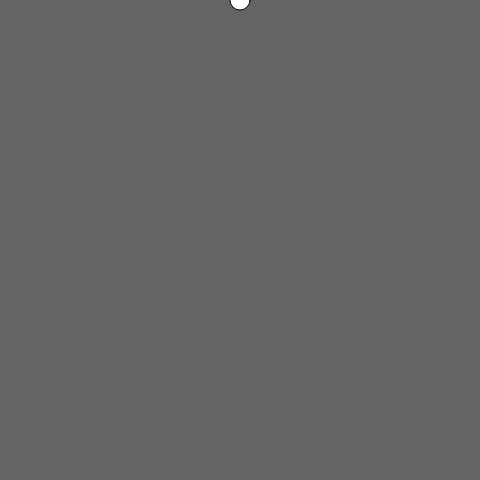
Frame 1 (no input)
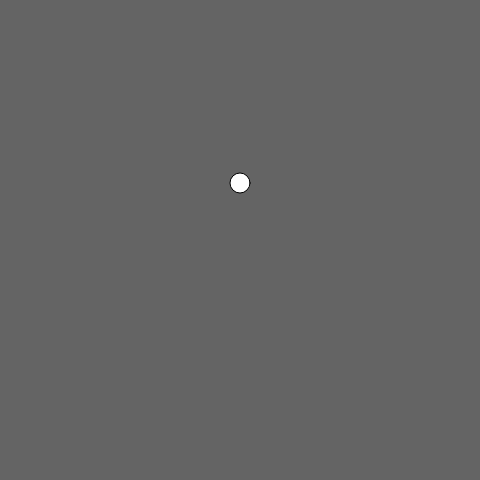
Frame 60 (no input)
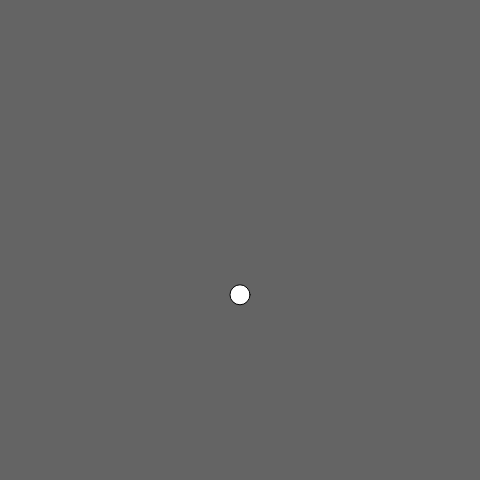
Frame 120 (the mouse pressed at the canvas centre since frame 60)

The p5.js sketch that drew these frames (run headless with seeded random() and noise() and a simulated clock; from frame 60 on, the mouse is pressed at the canvas centre):

// p5.js sketch
// ── sketch.js
var circleX;
var circleY;

var gravity = 0.1;
var speed = 0;

function setup () {
	createCanvas(480,480);	

	circleX = width/2;
	circleY = 0;

}

function draw () {
	background(100);
	speed = speed + gravity;

	circleY = circleY + speed;
	
	ellipse(circleX, circleY, 20, 20);

	if (circleY > height) {
		speed = speed * -1;
	}
}
